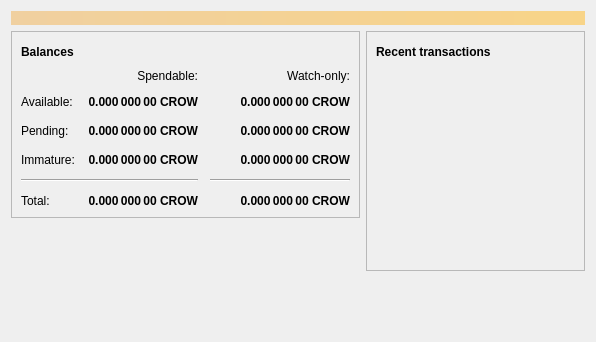
<?xml version="1.0" encoding="UTF-8"?>
<ui version="4.0">
 <class>OverviewPage</class>
 <widget class="QWidget" name="OverviewPage">
  <property name="geometry">
   <rect>
    <x>0</x>
    <y>0</y>
    <width>596</width>
    <height>342</height>
   </rect>
  </property>
  <property name="windowTitle">
   <string>Form</string>
  </property>
  <layout class="QVBoxLayout" name="topLayout">
   <item>
    <widget class="QLabel" name="labelAlerts">
     <property name="visible">
      <bool>false</bool>
     </property>
     <property name="styleSheet">
      <string notr="true">QLabel { background-color: qlineargradient(x1: 0, y1: 0, x2: 1, y2: 0, stop:0 #F0D0A0, stop:1 #F8D488); color:#000000; }</string>
     </property>
     <property name="wordWrap">
      <bool>true</bool>
     </property>
     <property name="margin">
      <number>3</number>
     </property>
     <property name="textInteractionFlags">
      <set>Qt::TextSelectableByMouse</set>
     </property>
    </widget>
   </item>
   <item>
    <layout class="QHBoxLayout" name="horizontalLayout" stretch="1,1">
     <item>
      <layout class="QVBoxLayout" name="verticalLayout_2">
       <item>
        <widget class="QFrame" name="frame">
         <property name="frameShape">
          <enum>QFrame::StyledPanel</enum>
         </property>
         <property name="frameShadow">
          <enum>QFrame::Raised</enum>
         </property>
         <layout class="QVBoxLayout" name="verticalLayout_4">
          <item>
           <layout class="QHBoxLayout" name="horizontalLayout_4">
            <item>
             <widget class="QLabel" name="label_5">
              <property name="font">
               <font>
                <weight>75</weight>
                <bold>true</bold>
               </font>
              </property>
              <property name="text">
               <string>Balances</string>
              </property>
             </widget>
            </item>
            <item>
             <widget class="QPushButton" name="labelWalletStatus">
              <property name="enabled">
               <bool>true</bool>
              </property>
              <property name="maximumSize">
               <size>
                <width>30</width>
                <height>16777215</height>
               </size>
              </property>
              <property name="toolTip">
               <string>The displayed information may be out of date. Your wallet automatically synchronizes with the Crowcoin network after a connection is established, but this process has not completed yet.</string>
              </property>
              <property name="text">
               <string/>
              </property>
              <property name="icon">
               <iconset resource="../bitcoin.qrc">
                <normaloff>:/icons/warning</normaloff>
                <disabledoff>:/icons/warning</disabledoff>:/icons/warning</iconset>
              </property>
              <property name="iconSize">
               <size>
                <width>24</width>
                <height>24</height>
               </size>
              </property>
              <property name="flat">
               <bool>true</bool>
              </property>
             </widget>
            </item>
            <item>
             <spacer name="horizontalSpacer_3">
              <property name="orientation">
               <enum>Qt::Horizontal</enum>
              </property>
              <property name="sizeHint" stdset="0">
               <size>
                <width>40</width>
                <height>20</height>
               </size>
              </property>
             </spacer>
            </item>
           </layout>
          </item>
          <item>
           <layout class="QGridLayout" name="gridLayout">
            <property name="spacing">
             <number>12</number>
            </property>
            <item row="2" column="2">
             <widget class="QLabel" name="labelWatchPending">
              <property name="font">
               <font>
                <weight>75</weight>
                <bold>true</bold>
               </font>
              </property>
              <property name="cursor">
               <cursorShape>IBeamCursor</cursorShape>
              </property>
              <property name="toolTip">
               <string>Unconfirmed transactions to watch-only addresses</string>
              </property>
              <property name="text">
               <string notr="true">0.000 000 00 CROW</string>
              </property>
              <property name="alignment">
               <set>Qt::AlignRight|Qt::AlignTrailing|Qt::AlignVCenter</set>
              </property>
              <property name="textInteractionFlags">
               <set>Qt::LinksAccessibleByMouse|Qt::TextSelectableByKeyboard|Qt::TextSelectableByMouse</set>
              </property>
             </widget>
            </item>
            <item row="2" column="1">
             <widget class="QLabel" name="labelUnconfirmed">
              <property name="font">
               <font>
                <weight>75</weight>
                <bold>true</bold>
               </font>
              </property>
              <property name="cursor">
               <cursorShape>IBeamCursor</cursorShape>
              </property>
              <property name="toolTip">
               <string>Total of transactions that have yet to be confirmed, and do not yet count toward the spendable balance</string>
              </property>
              <property name="text">
               <string notr="true">0.000 000 00 CROW</string>
              </property>
              <property name="alignment">
               <set>Qt::AlignRight|Qt::AlignTrailing|Qt::AlignVCenter</set>
              </property>
              <property name="textInteractionFlags">
               <set>Qt::LinksAccessibleByMouse|Qt::TextSelectableByKeyboard|Qt::TextSelectableByMouse</set>
              </property>
             </widget>
            </item>
            <item row="3" column="2">
             <widget class="QLabel" name="labelWatchImmature">
              <property name="font">
               <font>
                <weight>75</weight>
                <bold>true</bold>
               </font>
              </property>
              <property name="cursor">
               <cursorShape>IBeamCursor</cursorShape>
              </property>
              <property name="toolTip">
               <string>Mined balance in watch-only addresses that has not yet matured</string>
              </property>
              <property name="text">
               <string notr="true">0.000 000 00 CROW</string>
              </property>
              <property name="alignment">
               <set>Qt::AlignRight|Qt::AlignTrailing|Qt::AlignVCenter</set>
              </property>
              <property name="textInteractionFlags">
               <set>Qt::LinksAccessibleByMouse|Qt::TextSelectableByKeyboard|Qt::TextSelectableByMouse</set>
              </property>
             </widget>
            </item>
            <item row="4" column="0" colspan="2">
             <widget class="Line" name="line">
              <property name="orientation">
               <enum>Qt::Horizontal</enum>
              </property>
             </widget>
            </item>
            <item row="4" column="2">
             <widget class="Line" name="lineWatchBalance">
              <property name="sizePolicy">
               <sizepolicy hsizetype="Preferred" vsizetype="Fixed">
                <horstretch>0</horstretch>
                <verstretch>0</verstretch>
               </sizepolicy>
              </property>
              <property name="minimumSize">
               <size>
                <width>140</width>
                <height>0</height>
               </size>
              </property>
              <property name="orientation">
               <enum>Qt::Horizontal</enum>
              </property>
             </widget>
            </item>
            <item row="5" column="0">
             <widget class="QLabel" name="labelTotalText">
              <property name="text">
               <string>Total:</string>
              </property>
             </widget>
            </item>
            <item row="3" column="1">
             <widget class="QLabel" name="labelImmature">
              <property name="font">
               <font>
                <weight>75</weight>
                <bold>true</bold>
               </font>
              </property>
              <property name="cursor">
               <cursorShape>IBeamCursor</cursorShape>
              </property>
              <property name="toolTip">
               <string>Mined balance that has not yet matured</string>
              </property>
              <property name="text">
               <string notr="true">0.000 000 00 CROW</string>
              </property>
              <property name="alignment">
               <set>Qt::AlignRight|Qt::AlignTrailing|Qt::AlignVCenter</set>
              </property>
              <property name="textInteractionFlags">
               <set>Qt::LinksAccessibleByMouse|Qt::TextSelectableByKeyboard|Qt::TextSelectableByMouse</set>
              </property>
             </widget>
            </item>
            <item row="2" column="3">
             <spacer name="horizontalSpacer_2">
              <property name="orientation">
               <enum>Qt::Horizontal</enum>
              </property>
              <property name="sizeHint" stdset="0">
               <size>
                <width>40</width>
                <height>20</height>
               </size>
              </property>
             </spacer>
            </item>
            <item row="3" column="0">
             <widget class="QLabel" name="labelImmatureText">
              <property name="text">
               <string>Immature:</string>
              </property>
             </widget>
            </item>
            <item row="5" column="1">
             <widget class="QLabel" name="labelTotal">
              <property name="font">
               <font>
                <weight>75</weight>
                <bold>true</bold>
               </font>
              </property>
              <property name="cursor">
               <cursorShape>IBeamCursor</cursorShape>
              </property>
              <property name="toolTip">
               <string>Your current total balance</string>
              </property>
              <property name="text">
               <string notr="true">0.000 000 00 CROW</string>
              </property>
              <property name="alignment">
               <set>Qt::AlignRight|Qt::AlignTrailing|Qt::AlignVCenter</set>
              </property>
              <property name="textInteractionFlags">
               <set>Qt::LinksAccessibleByMouse|Qt::TextSelectableByKeyboard|Qt::TextSelectableByMouse</set>
              </property>
             </widget>
            </item>
            <item row="5" column="2">
             <widget class="QLabel" name="labelWatchTotal">
              <property name="font">
               <font>
                <weight>75</weight>
                <bold>true</bold>
               </font>
              </property>
              <property name="cursor">
               <cursorShape>IBeamCursor</cursorShape>
              </property>
              <property name="toolTip">
               <string>Current total balance in watch-only addresses</string>
              </property>
              <property name="text">
               <string notr="true">0.000 000 00 CROW</string>
              </property>
              <property name="alignment">
               <set>Qt::AlignRight|Qt::AlignTrailing|Qt::AlignVCenter</set>
              </property>
              <property name="textInteractionFlags">
               <set>Qt::LinksAccessibleByMouse|Qt::TextSelectableByKeyboard|Qt::TextSelectableByMouse</set>
              </property>
             </widget>
            </item>
            <item row="0" column="2">
             <widget class="QLabel" name="labelWatchonly">
              <property name="text">
               <string>Watch-only:</string>
              </property>
              <property name="alignment">
               <set>Qt::AlignRight|Qt::AlignTrailing|Qt::AlignVCenter</set>
              </property>
             </widget>
            </item>
            <item row="1" column="0">
             <widget class="QLabel" name="labelBalanceText">
              <property name="text">
               <string>Available:</string>
              </property>
             </widget>
            </item>
            <item row="1" column="1">
             <widget class="QLabel" name="labelBalance">
              <property name="font">
               <font>
                <weight>75</weight>
                <bold>true</bold>
               </font>
              </property>
              <property name="cursor">
               <cursorShape>IBeamCursor</cursorShape>
              </property>
              <property name="toolTip">
               <string>Your current spendable balance</string>
              </property>
              <property name="text">
               <string notr="true">0.000 000 00 CROW</string>
              </property>
              <property name="alignment">
               <set>Qt::AlignRight|Qt::AlignTrailing|Qt::AlignVCenter</set>
              </property>
              <property name="textInteractionFlags">
               <set>Qt::LinksAccessibleByMouse|Qt::TextSelectableByKeyboard|Qt::TextSelectableByMouse</set>
              </property>
             </widget>
            </item>
            <item row="1" column="2">
             <widget class="QLabel" name="labelWatchAvailable">
              <property name="font">
               <font>
                <weight>75</weight>
                <bold>true</bold>
               </font>
              </property>
              <property name="cursor">
               <cursorShape>IBeamCursor</cursorShape>
              </property>
              <property name="toolTip">
               <string>Your current balance in watch-only addresses</string>
              </property>
              <property name="text">
               <string notr="true">0.000 000 00 CROW</string>
              </property>
              <property name="alignment">
               <set>Qt::AlignRight|Qt::AlignTrailing|Qt::AlignVCenter</set>
              </property>
              <property name="textInteractionFlags">
               <set>Qt::LinksAccessibleByMouse|Qt::TextSelectableByKeyboard|Qt::TextSelectableByMouse</set>
              </property>
             </widget>
            </item>
            <item row="2" column="0">
             <widget class="QLabel" name="labelPendingText">
              <property name="text">
               <string>Pending:</string>
              </property>
             </widget>
            </item>
            <item row="0" column="1">
             <widget class="QLabel" name="labelSpendable">
              <property name="text">
               <string>Spendable:</string>
              </property>
              <property name="alignment">
               <set>Qt::AlignRight|Qt::AlignTrailing|Qt::AlignVCenter</set>
              </property>
             </widget>
            </item>
           </layout>
          </item>
         </layout>
        </widget>
       </item>
       <item>
        <spacer name="verticalSpacer">
         <property name="orientation">
          <enum>Qt::Vertical</enum>
         </property>
         <property name="sizeHint" stdset="0">
          <size>
           <width>20</width>
           <height>40</height>
          </size>
         </property>
        </spacer>
       </item>
      </layout>
     </item>
     <item>
      <layout class="QVBoxLayout" name="verticalLayout_3">
       <item>
        <widget class="QFrame" name="frame_2">
         <property name="frameShape">
          <enum>QFrame::StyledPanel</enum>
         </property>
         <property name="frameShadow">
          <enum>QFrame::Raised</enum>
         </property>
         <layout class="QVBoxLayout" name="verticalLayout">
          <item>
           <layout class="QHBoxLayout" name="horizontalLayout_2">
            <item>
             <widget class="QLabel" name="label_4">
              <property name="font">
               <font>
                <weight>75</weight>
                <bold>true</bold>
               </font>
              </property>
              <property name="text">
               <string>Recent transactions</string>
              </property>
             </widget>
            </item>
            <item>
             <widget class="QPushButton" name="labelTransactionsStatus">
              <property name="enabled">
               <bool>true</bool>
              </property>
              <property name="maximumSize">
               <size>
                <width>30</width>
                <height>16777215</height>
               </size>
              </property>
              <property name="toolTip">
               <string>The displayed information may be out of date. Your wallet automatically synchronizes with the Crowcoin network after a connection is established, but this process has not completed yet.</string>
              </property>
              <property name="text">
               <string/>
              </property>
              <property name="icon">
               <iconset resource="../bitcoin.qrc">
                <normaloff>:/icons/warning</normaloff>
                <disabledoff>:/icons/warning</disabledoff>:/icons/warning</iconset>
              </property>
              <property name="iconSize">
               <size>
                <width>24</width>
                <height>24</height>
               </size>
              </property>
              <property name="flat">
               <bool>true</bool>
              </property>
             </widget>
            </item>
            <item>
             <spacer name="horizontalSpacer">
              <property name="orientation">
               <enum>Qt::Horizontal</enum>
              </property>
              <property name="sizeHint" stdset="0">
               <size>
                <width>40</width>
                <height>20</height>
               </size>
              </property>
             </spacer>
            </item>
           </layout>
          </item>
          <item>
           <widget class="QListView" name="listTransactions">
            <property name="styleSheet">
             <string notr="true">QListView { background: transparent; }</string>
            </property>
            <property name="frameShape">
             <enum>QFrame::NoFrame</enum>
            </property>
            <property name="verticalScrollBarPolicy">
             <enum>Qt::ScrollBarAlwaysOff</enum>
            </property>
            <property name="horizontalScrollBarPolicy">
             <enum>Qt::ScrollBarAlwaysOff</enum>
            </property>
            <property name="selectionMode">
             <enum>QAbstractItemView::NoSelection</enum>
            </property>
           </widget>
          </item>
         </layout>
        </widget>
       </item>
       <item>
        <spacer name="verticalSpacer_2">
         <property name="orientation">
          <enum>Qt::Vertical</enum>
         </property>
         <property name="sizeHint" stdset="0">
          <size>
           <width>20</width>
           <height>40</height>
          </size>
         </property>
        </spacer>
       </item>
      </layout>
     </item>
    </layout>
   </item>
  </layout>
 </widget>
 <resources/>
 <connections/>
</ui>
